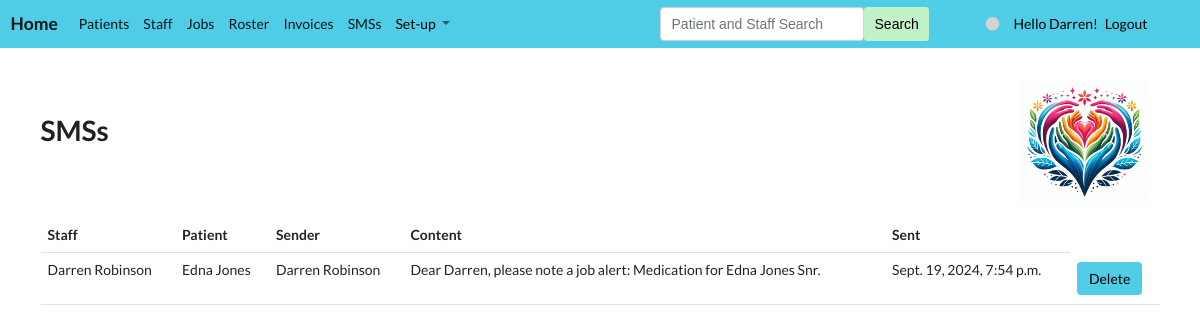
The page /list/sms (signed in) on the database its author committed.
### app/models.py (models this page shows, shortened)
class SMS(Model):
    model_str = "sms"
    single = "SMS"
    plural = "SMSs"
    has_order = False
    staff = ForeignKey(Staff, blank=True, null=True, related_name="sms_staff", on_delete=SET_NULL)
    patient = ForeignKey(Patient, blank=True, null=True, related_name="sms_patient", on_delete=SET_NULL)
    sender = ForeignKey(Staff, blank=True, null=True, related_name="sms_sender", on_delete=SET_NULL)
    content = TextField(blank=True, null=True)
    date_time_completed = DateTimeField(null=True, blank=True)

class Staff(Model):
    model_str = "staff"
    single = "Staff Member"
    plural = "Staff"
    has_order = True
    name = TextField(max_length=250, null=True, blank=True)
    first_name = TextField(max_length=250, null=True, blank=True)
    last_name = TextField(max_length=250, null=True, blank=True)
    manager = ForeignKey('self', null=True, blank=True, on_delete=SET_NULL)
    order = IntegerField(null=True, blank=True)
    colour_no = IntegerField(null=True, blank=True, default=0)
    active = BooleanField(null=True, blank=True, default=True)
    user = ForeignKey(settings.AUTH_USER_MODEL, null=True, blank=True, on_delete=CASCADE)
    user_type = TextField(null=True, blank=True, choices=STAFF_CHOICES)
    mobile = TextField(null=True, blank=True)
    photo = ImageField(null=True, blank=True, upload_to="images/")
    def __str__(self): return f"{self.name}"
    def colour(self):
        return colours[min(self.colour_no, len(colours) - 1)]

class Patient(Model):
    model_str = "patient"
    single = "Patient"
    plural = "Patients"
    has_order = True
    name = TextField(max_length=250, null=True, blank=True)
    order = IntegerField(null=True, blank=True)
    active = BooleanField(null=True, blank=True, default=True)
    mobile = TextField(null=True, blank=True)
    photo = ImageField(null=True, blank=True, upload_to="images/")
    def __str__(self): return self.name

### app/views.py (the view, shortened to what this page needs)
# urls.py: path("list/<model_str>", list, name="list"),
def list(request, model_str):
    staff, model, form, nav_models, colour = get_info(request, model_str)
    if staff.user_type == "Staff" and model_str == "staff": return redirect('ind', 'staff', staff.id)
    items = model.objects.all()
    if model.has_order: items = items.order_by('order')
    if model == Shift:
        for item in items:
            if not item.start or not item.end: item.save_start_and_end()
        items = model.objects.all()
    if model == Day:
        make_days(14)
        items = items.filter(day__gte=datetime.today(), day__lte=datetime.today() + timedelta(days=15))
        for item in items:
            item.initiate()
    if model == Month: make_months(6)
    if model == File: items = items.order_by('-time_stamp')
    if model == MedicationType: items = items.order_by('category')
    context = {'items': items, 'model': model, 'nav_models': nav_models, 'colour': colour, 'staff': staff}
    if model == Patient:
        p = Paginator(items, 30)
        page = request.GET.get('page')
        context['items'] = p.get_page(page)
    return render(request, f"{model_str}s.html", context)

### app/templates/smss.html
{% extends 'base.html'%}
{% block content %}
<link rel="stylesheet" href="https://cdnjs.cloudflare.com/ajax/libs/font-awesome/5.15.3/css/all.min.css">
<h1>{{ model.plural }}</h1>
<table class="table">
    <tr><th>Staff</th><th>Patient</th><th>Sender</th><th>Content</th><th>Sent</th></tr>
    {% for item in items %}
        <tr>
            <td>{{ item.staff }}</td>
            <td>{{ item.patient }}</td>
            <td>{{ item.sender }}</td>
            <td>{{ item.content }}</td>
            <td>{{ item.date_time_completed }}</td>
        <td>
            <a class="btn btn-care" style="background-color: {{ colour }};" href="{% url 'delete' model.model_str item.id %}">Delete</a>
        </td>
        </tr>
    {% endfor %}
</table>
{% endblock %}

### app/templates/navbar.html (shortened to what this page needs)
<nav class="navbar navbar-light navbar-expand-xl" style="background-color: {{ colour }};">
  <div class="container-fluid">
    <a class="navbar-brand" href="{% url 'home' %}"><b>Home</b></a>
    <ul class="navbar-nav me-auto mb-2 mb-lg-0">
        {% for model in nav_models.0 %}
          <li class="nav-item"><a class="nav-link active" href="{% url 'list' model.model_str %}">{{ model.plural }}</a></li>
        {% endfor %}
        {% if nav_models.1 %}
        <li class="nav-item dropdown">
          <a class="nav-link dropdown-toggle" href="#" id="navbarDropdown" role="button" data-bs-toggle="dropdown" aria-expanded="false">
            <span style="color: black">Set-up</span>
          </a>
        </li>
        {% endif %}
    </ul>
          {% if user.is_authenticated %}
              <form class="d-flex" method="POST" action="{% url 'search' %}">
                <input class="form-control" type="search" placeholder="Patient and Staff Search" name="searched">
                <button class="btn btn-success me-5" style="color: black; background-color: #C2F1C8; border:None" type="submit">Search</button>
              </form>
            {% if request.user.first_name == "Allison" %}
                <span class="nav-item"><a class="nav-link active" href="{% url 'switch_user' 'admin' %}"><i class="fas fa-circle" style="color:lightgrey;"></i></a></span>
            {% elif request.user.first_name == "Matt" %}
                <span class="nav-item"><a class="nav-link active" href="{% url 'switch_user' 'setup' %}"><i class="fas fa-circle" style="color:lightgrey;"></i></a></span>
            {% elif request.user.first_name == "Darren" %}
                <span class="nav-item"><a class="nav-link active" href="{% url 'switch_user' 'staff' %}"><i class="fas fa-circle" style="color:lightgrey;"></i></a></span>
            {% endif %}
            <span class="me-2" style="color: black">Hello {{ request.user.first_name }}!</span>
            <a class="me-5" style="color: black" href="{% url 'custom_logout' %}">Logout</a>
          {% else %}
            <a style="color: black" class="me-5" href="{% url 'signup' %}">Signup</a>
            <a style="color: black" href="{% url 'custom_login' %}">Login</a>
          {% endif %}
  </div>
</nav>

### app/static/styles.css (style rules this page uses)
.btn-care { color: black; background-color: #50CDE6; border-color: #50CDE6; margin-top: 2px; margin-bottom: 2px; }

### rows shown on the page
SMS: staff "Darren Robinson", patient "Edna Jones", sender "Darren Robinson", content "Dear Darren, please note a job alert: Medication for Edna Jones Snr.", date_time_completed "Sept. 19, 2024, 7:54 p.m."

### other values the page prints
{{ model.plural }} "Patients" "Staff" "Jobs" "Roster" "Invoices" "SMSs"
{{ request.user.first_name }} "Darren"
{{ model.plural }} "SMSs"
